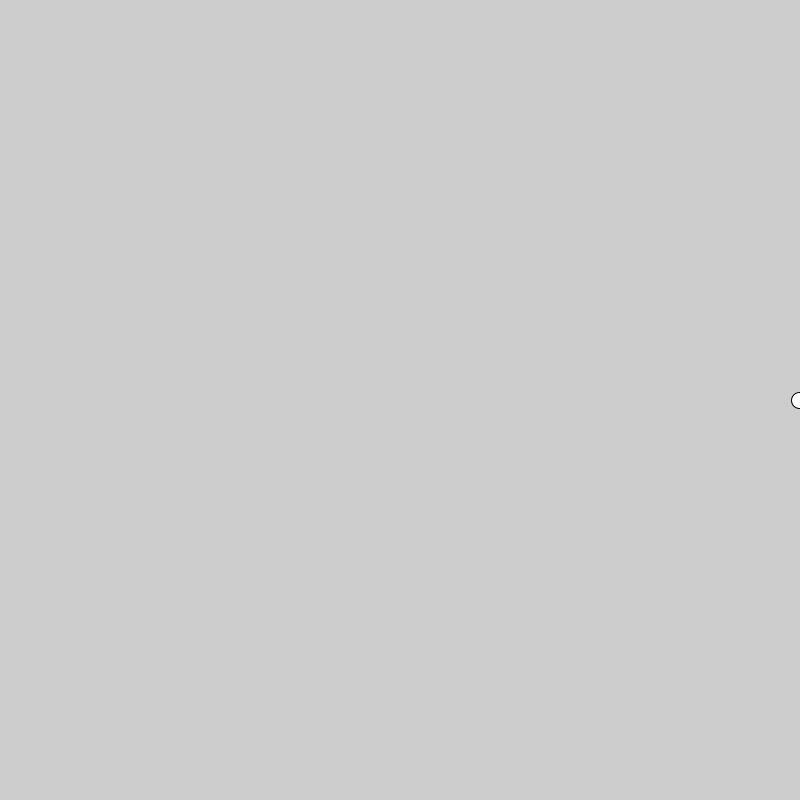
Frame 1 (no input)
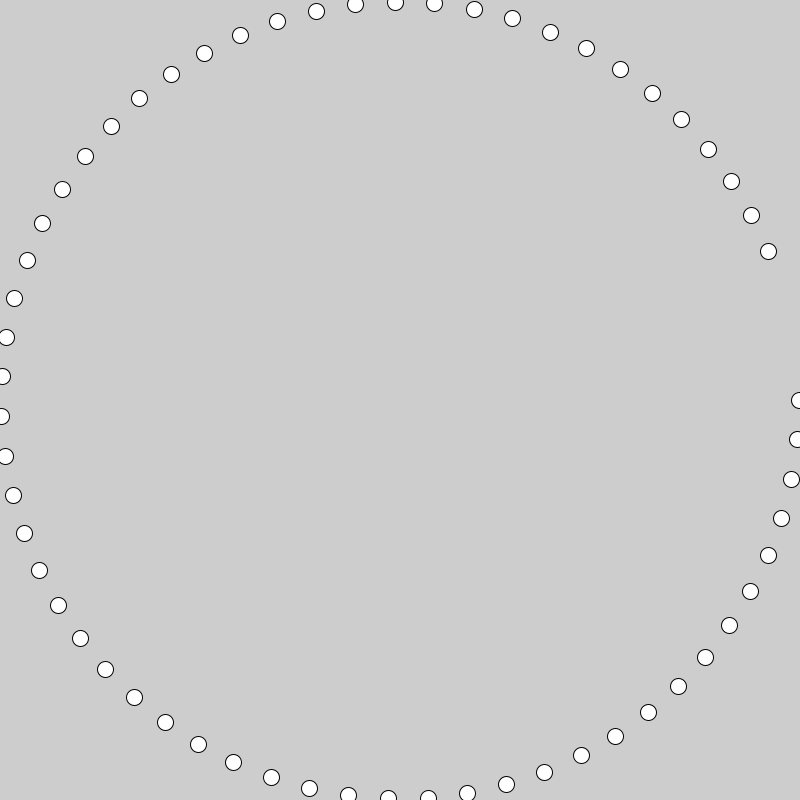
Frame 60 (the mouse pressed at the canvas centre just before this capture)
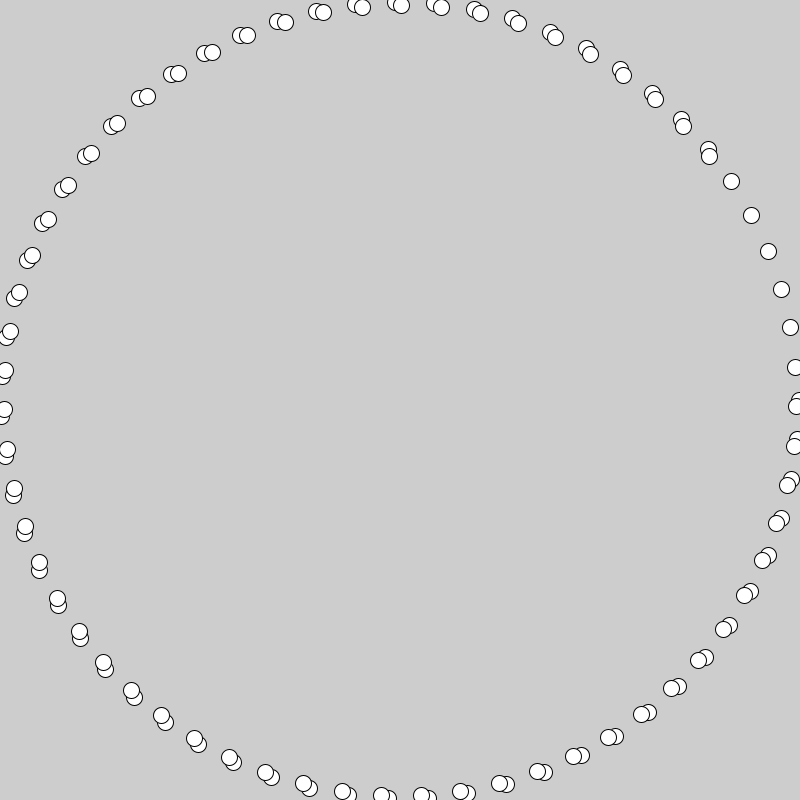
Frame 120 (the mouse held since frame 60 and released just before this capture)

The Processing sketch that drew these frames (run headless with seeded random() and noise(); from frame 60 on, the mouse is pressed at the canvas centre):

// Processing sketch: processing_183193
// ── processing_183193.pde

float r = 400;
float theta = 0;

void setup()
{
  size(800, 800);
  background(205);
  smooth();
  //offset 0,0 to be in the center of the screen
 

}

void draw()
{
    r= r-0.05;
        translate(width/2, height/2);
    float x = r* cos(theta);
    float y = r * sin (theta);
    stroke(0);
    //fill(0);
    ellipse(x, y,16,16);
    theta += 0.1;
}
